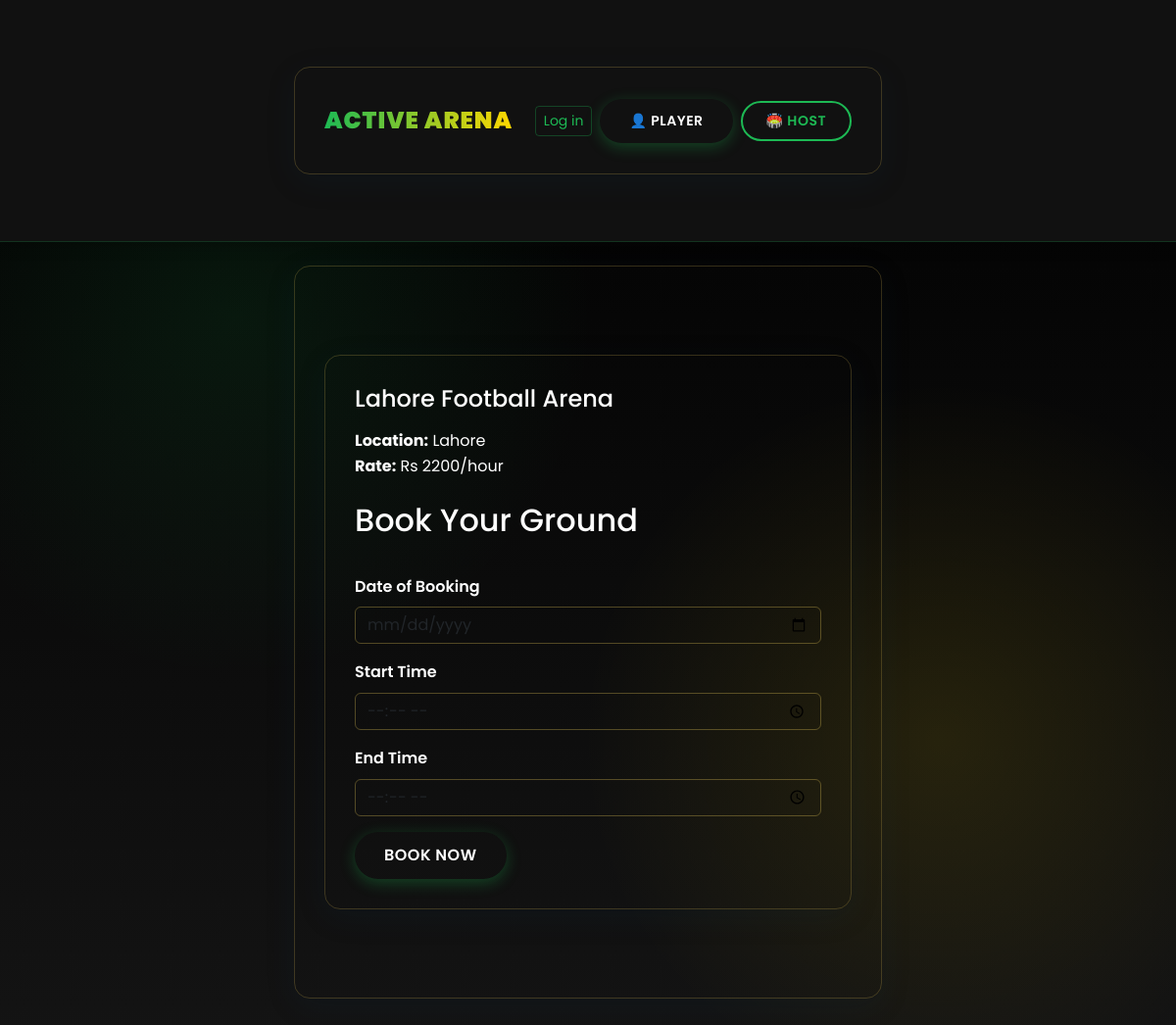
The page /final-booking/3 on the database its author committed.
### app.py (models this page shows)
class Ground(db.Model):
    id = db.Column(db.Integer, primary_key=True)
    name = db.Column(db.String(120), nullable=False)
    location = db.Column(db.String(120), nullable=False)
    rate = db.Column(db.Integer, nullable=False)
    img = db.Column(db.String(300), nullable=False)
    published = db.Column(db.Boolean, default=False)
    host_email = db.Column(db.String(120), nullable=False)
    materials = db.Column(db.String(300), nullable=True)  # Comma-separated list
    ground_use = db.Column(db.String(50), nullable=True)
    latitude = db.Column(db.Float, nullable=True)
    longitude = db.Column(db.Float, nullable=True)
    city = db.Column(db.String(100), nullable=True)
    postal_code = db.Column(db.String(20), nullable=True)
    full_address = db.Column(db.String(300), nullable=True)

### app.py (the view, shortened to what this page needs)
@app.route('/final-booking/<int:ground_id>', methods=['GET', 'POST'])
def final_booking(ground_id):
    ground = Ground.query.get_or_404(ground_id)
    return render_template('final_booking.html', ground=ground)

### templates/final_booking.html (shortened to what this page needs)
{% extends "base.html" %}
{% block content %}
<div class="container">
    {% if ground %}
    <div class="mb-4">
        <h4>{{ ground.name }}</h4>
        <div><strong>Location:</strong> {{ ground.location }}</div>
        <div><strong>Rate:</strong> Rs {{ ground.rate }}/hour</div>
    </div>
    {% endif %}
    <h2>Book Your Ground</h2>
    <form method="POST">
        <div class="mb-3">
            <label for="date" class="form-label">Date of Booking</label>
            <input type="date" class="form-control" id="date" name="date" required>
        </div>
        <div class="mb-3">
            <label for="start_time" class="form-label">Start Time</label>
            <input type="time" class="form-control" id="start_time" name="start_time" required>
        </div>
        <div class="mb-3">
            <label for="end_time" class="form-label">End Time</label>
            <input type="time" class="form-control" id="end_time" name="end_time" required>
        </div>
        <button type="submit" class="btn btn-primary">Book Now</button>
    </form>
</div>
{% endblock %}

### templates/base.html (style rules this page uses)
:root { --primary-green: #1db954; --primary-green-100: #0a1e12; --primary-green-200: #0e2e1c; --primary-green-300: #123d26; --primary-green-400: #174d30; --primary-green-500: #1db954; --primary-green-600: #34c76a; --primary-green-700: #4bd580; --primary-green-800: #62e396; --primary-green-900: #79f1ac; --dark-bg: #121212; --dark-bg-100: #000000; --dark-bg-200: #0a0a0a; --dark-bg-300: #141414; --dark-bg-400: #1a1a1a; --dark-bg-500: #1e1e1e; --dark-bg-600: #2a2a2a; --dark-bg-700: #363636; --dark-bg-800: #424242; --dark-bg-900: #4e4e4e; --accent-yellow: #ffd700; --accent-yellow-100: #332b00; --accent-yellow-200: #665600; --accent-yellow-300: #998000; --accent-yellow-400: #ccab00; --accent-yellow-500: #ffd700; --accent-yellow-600: #ffde26; --accent-yellow-700: #ffe44d; --accent-yellow-800: #ffeb80; --accent-yellow-900: #fff2b3; --text-light: #ffffff; --text-muted: #b3b3b3; --text-dark: #121212; --success: #1db954; --warning: #ffd700; --danger: #e74c3c; --info: #3498db; --brand-1: var(--primary-green); --brand-2: var(--accent-yellow); --accent-1: var(--accent-yellow); --accent-2: var(--primary-green-600); --ink: var(--text-light); --muted: var(--text-muted); --paper: var(--dark-bg-500); --card: var(--dark-bg-400); --card-hover: var(--dark-bg-600); }
body { min-height: 100vh; background: radial-gradient(circle at 20% 30%, rgba(29, 185, 84, 0.1), transparent 30%), radial-gradient(circle at 80% 70%, rgba(255, 215, 0, 0.1), transparent 30%), linear-gradient(to bottom, var(--dark-bg-100), var(--dark-bg-300)); color: var(--ink); font-family: 'Poppins', system-ui, -apple-system, 'Segoe UI', Roboto, Helvetica, Arial, sans-serif; line-height: 1.6; }
.btn-primary { background: var(--primary-green); border: none; color: var(--text-light); font-weight: 600; padding: 0.5rem 1.5rem; border-radius: 25px; transition: all 0.3s ease; text-transform: uppercase; letter-spacing: 0.5px; box-shadow: 0 4px 15px rgba(29, 185, 84, 0.3); }

### templates/final_booking.html (style rules this page uses)
.container { background: var(--lemon-chiffon-900); border-radius: 16px; padding: 30px; box-shadow: 0 8px 32px rgba(13,59,102,0.1); border: 1px solid rgba(244,211,94,0.2); max-width: 600px; margin: 60px auto; }
h2 { color: var(--yale-blue); border-bottom: 2px solid var(--naples-yellow); padding-bottom: 10px; margin-bottom: 25px; }
h4 { color: var(--yale-blue-100); margin-bottom: 15px; }
.form-label { color: var(--yale-blue-400); font-weight: 600; }
.form-control { border: 1px solid rgba(244,211,94,0.3); background: var(--lemon-chiffon-800); }
.btn-primary { background: var(--yale-blue); border: none; color: var(--lemon-chiffon-900); padding: 12px 30px; font-weight: 600; }

### rows shown on the page
Ground: name "Lahore Football Arena", location "Lahore", rate "2200"
